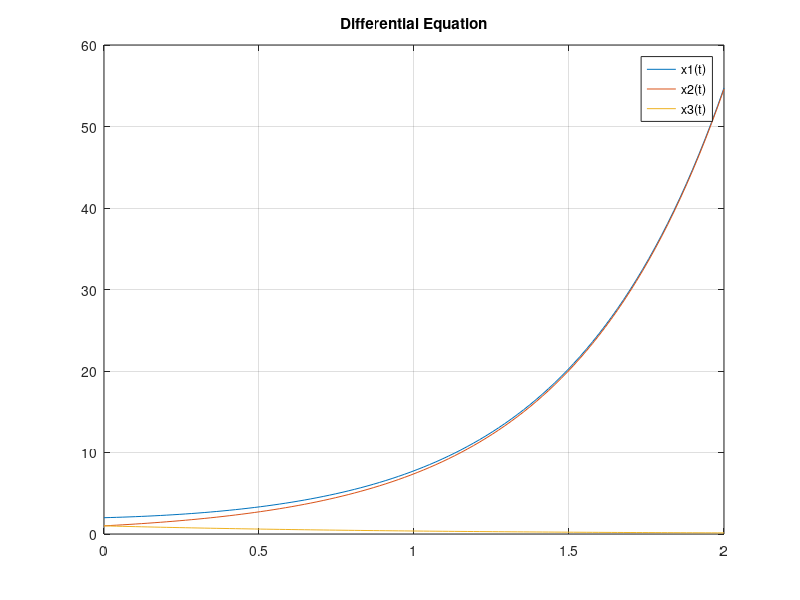

MATLAB code for this plot:
%Thu Apr 22 18:14:42 CEST 2010
%Mingkun Yang 900506-T008
clear
A=[1 1 -2;2 0 -2;-2 2 1];
[X,Lambda]=eig(A);
y=[2 1 1];
y=y';
a=X\y;
t=linspace(0,2,100);
x1=a(1)*exp(Lambda(1,1)*t)*X(1,1)+a(2)*exp(Lambda(2,2)*t)*X(1,2)+a(3)*exp(Lambda(3,3)*t)*X(1,3);
x2=a(1)*exp(Lambda(1,1)*t)*X(2,1)+a(2)*exp(Lambda(2,2)*t)*X(2,2)+a(3)*exp(Lambda(3,3)*t)*X(2,3);
x3=a(1)*exp(Lambda(1,1)*t)*X(3,1)+a(2)*exp(Lambda(2,2)*t)*X(3,2)+a(3)*exp(Lambda(3,3)*t)*X(3,3);
plot(t,x1,t,x2,t,x3,'-')
grid
legend('x1(t)','x2(t)','x3(t)')
title('Differential Equation')
